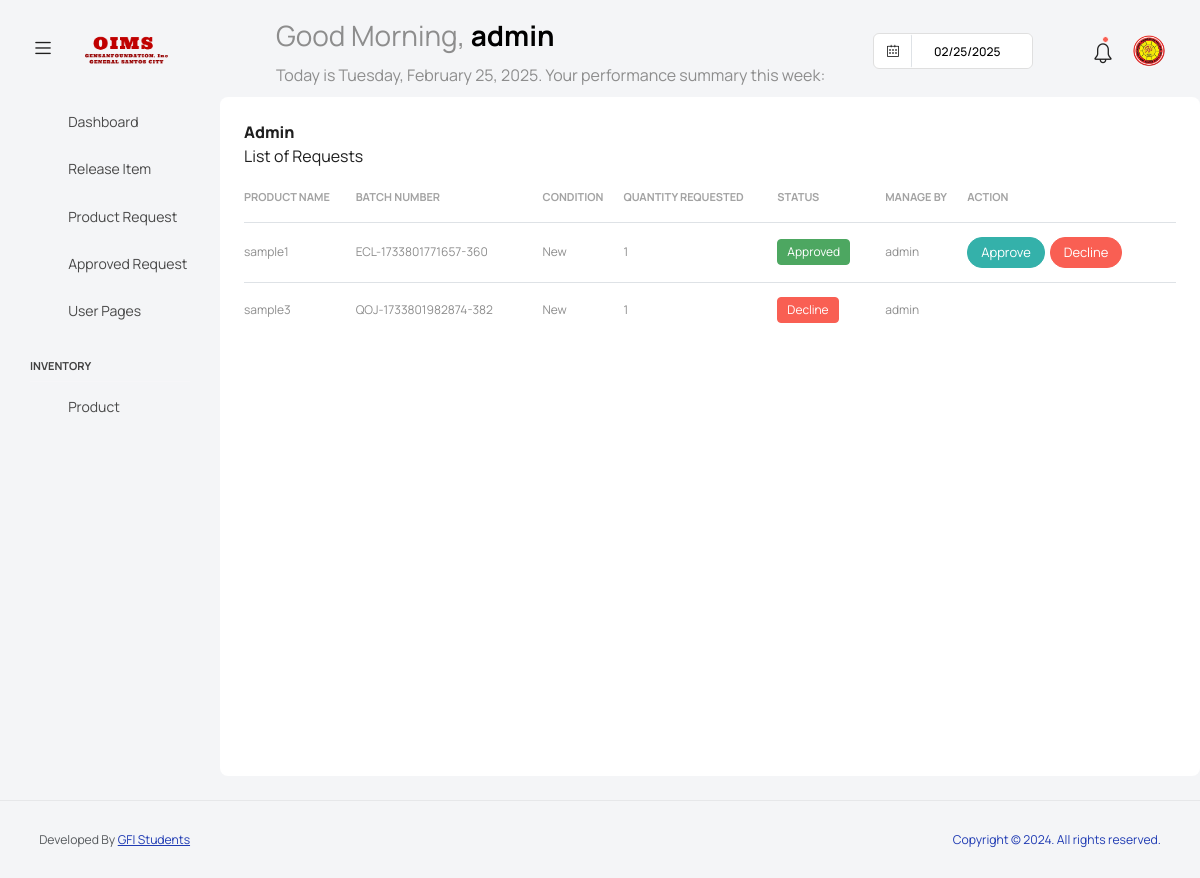
The app's page /admin/view-requestpage.php?request_id=2&username=admin (signed in) with its own data.
### tables this page shows
CREATE TABLE `request_products`  (
  `request_product_id` int NOT NULL AUTO_INCREMENT,
  `request_id` int NOT NULL,
  `product_id` varchar(250) NOT NULL,
  `quantity` int NOT NULL,
  `approved1` varchar(255) NULL DEFAULT NULL,
  `approved2` varchar(255) NULL DEFAULT NULL,
  `status` varchar(255) NULL DEFAULT NULL,
  PRIMARY KEY (`request_product_id`) USING BTREE
);

CREATE TABLE `products`  (
  `id` int NOT NULL AUTO_INCREMENT,
  `batch_number` varchar(255) NULL DEFAULT NULL,
  `product_name` varchar(255) NULL DEFAULT NULL,
  `product_description` varchar(255) NULL DEFAULT NULL,
  `product_price` decimal(10, 2) NULL DEFAULT NULL,
  `stock` int NULL DEFAULT NULL,
  `supplier` varchar(255) NULL DEFAULT NULL,
  `product_unit` varchar(255) NULL DEFAULT NULL,
  `product_condition` varchar(255) NULL DEFAULT NULL,
  `product_category` varchar(255) NULL DEFAULT NULL,
  `product_image` varchar(255) NULL DEFAULT NULL,
  `created_at` datetime NULL DEFAULT current_timestamp,
  `archive` varchar(255) NULL DEFAULT NULL,
  `qr_code_path` varchar(255) NULL DEFAULT NULL,
  `reorder_point` int NULL DEFAULT NULL,
  PRIMARY KEY (`id`) USING BTREE
);

### admin/view-requestpage.php (the view, shortened to what this page needs)
<?php
include("header.php");
?>
<body class="with-welcome-text">
    <div class="container-scroller">
        <?php include("topnav.php"); ?>
        <div class="container-fluid page-body-wrapper">
            <?php
            include("sidebar.php");
            if (isset($_GET['request_id']) && isset($_GET['username'])) {
                $request_id = intval($_GET['request_id']);
                $username = htmlspecialchars($_GET['username']);
            } else {
                echo "<div class='alert alert-danger'>Request ID or Username not provided.</div>";
                exit;
            }
            $query = "
                SELECT RP.*, P.*
                FROM request_products AS RP
                INNER JOIN products AS P ON RP.product_id = P.batch_number
                WHERE RP.request_id = $request_id
            ";
            $result = mysqli_query($conn, $query);
            if ($result) {
                if (mysqli_num_rows($result) > 0) {
                    echo '<div class="row flex-grow">';
                    echo '<div class="col-12 grid-margin stretch-card">';
                    echo '<div class="card card-rounded">';
                    echo '<div class="card-body">';
                    echo '<div class="d-sm-flex justify-content-between align-items-start">';
                    echo '<div><h4 class="card-title card-title-dash">' . $username . '</h4> List of Requests </div>';
                    echo '</div>';
                    echo '<div class="table-responsive mt-1">';
                    echo '<table class="table select-table">';
                    echo '<thead>';
                    echo '<tr>';
                    echo '<th>Product Name</th>';
                    echo '<th>Batch Number</th>';
                    echo '<th>Condition</th>';
                    echo '<th>Quantity Requested</th>';
                    echo '<th>Status</th>';
                    echo '<th>Manage By</th>';
                    echo '<th>Action</th>';
                    echo '</tr>';
                    echo '</thead>';
                    echo '<tbody>';
                    while ($row = mysqli_fetch_assoc($result)) {
                        $status = htmlspecialchars($row['status']);
                        echo '<tr>';
                        echo '<td>' . htmlspecialchars($row['product_name']) . '</td>';
                        echo '<td>' . htmlspecialchars($row['batch_number']) . '</td>';
                        echo '<td>' . htmlspecialchars($row['product_condition']) . '</td>';
                        echo '<td>' . htmlspecialchars($row['quantity']) . '</td>';
                        echo '<td>';
                        if ($status === 'Approved') {
                            echo "<span class='badge badge-success'>Approved</span>";
                        } elseif ($status === 'Onprocess') {
                            echo "<span class='badge badge-warning'>Onprocess</span>";
                        } else {
                            echo "<span class='badge badge-danger'>Decline</span>";
                        }
                        echo '</td>';
                        echo '<td>' . htmlspecialchars($row['approved1']) . '</td>';
                        echo '<td>';
                        if ($status !== 'Onprocess' && $status !== 'Declined') {
                            echo '<form method="POST" action="process/update_product_request.php" style="display:inline-block; margin-right: 5px;">';
                            echo '<button type="submit" name="approve_request" class="btn btn-success btn-sm">Approve</button>';
                            echo '</form>';
                        }
                        if ($status !== 'Declined' && $status !== 'Onprocess') {
                            echo '<form method="POST" action="process/decline_product_request.php" style="display:inline-block;">';
                            echo '<button type="submit" name="decline_request" class="btn btn-danger btn-sm">Decline</button>';
                            echo '</form>';
                        }
                        echo '</td>';
                        echo '</tr>';
                    }
                    echo '</tbody>';
                    echo '</table>';
                    echo '</div>';
                    echo '</div>';
                    echo '</div>';
                    echo '</div>';
                    echo '</div>';
                } else {
                    echo "<div class='alert alert-info'>No products found for this request.</div>";
                }
            } else {
                echo "<div class='alert alert-danger'>Error fetching products: " . mysqli_error($conn) . "</div>";
            }
            ?>
        </div>
        <?php include("footer.php"); ?>
</body>

### records on screen
request_products: products.product_name "sample1", products.batch_number "ECL-1733801771657-360", products.product_condition "New", quantity "1", status "Approved", approved1 "admin"
request_products: products.product_name "sample3", products.batch_number "QOJ-1733801982874-382", products.product_condition "New", quantity "1", status "Decline", approved1 "admin"

### other values on screen
$greeting "Good Morning"
$username "admin"
$username "Admin"
